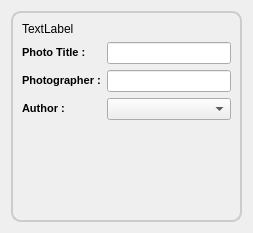
<?xml version="1.0" encoding="UTF-8"?>
<ui version="4.0">
 <class>PhotoItem</class>
 <widget class="QWidget" name="PhotoItem">
  <property name="geometry">
   <rect>
    <x>0</x>
    <y>0</y>
    <width>253</width>
    <height>233</height>
   </rect>
  </property>
  <property name="windowTitle">
   <string>Form</string>
  </property>
  <layout class="QVBoxLayout">
   <item>
    <widget class="QFrame" name="photoFrame">
     <property name="styleSheet">
      <string notr="true">QFrame#photoFrame{border: 2px solid #CCCCCC;
background: qlineargradient(x1: 0, y1: 0, x2: 0, y2: 1,
                                     stop: 0 #EEEEEE, stop: 1 #CCCCCC);
border-radius: 10px}</string>
     </property>
     <property name="frameShape">
      <enum>QFrame::StyledPanel</enum>
     </property>
     <property name="frameShadow">
      <enum>QFrame::Raised</enum>
     </property>
     <layout class="QVBoxLayout" name="photoFrameVLayout">
      <item>
       <widget class="QLabel" name="label_Thumbnail">
        <property name="text">
         <string>TextLabel</string>
        </property>
       </widget>
      </item>
      <item>
       <layout class="QHBoxLayout" name="propertyHLayout">
        <item>
         <layout class="QVBoxLayout" name="nameLayout">
          <item>
           <widget class="QLabel" name="label_Title">
            <property name="styleSheet">
             <string notr="true"/>
            </property>
            <property name="text">
             <string>&lt;!DOCTYPE HTML PUBLIC &quot;-//W3C//DTD HTML 4.0//EN&quot; &quot;http://www.w3.org/TR/REC-html40/strict.dtd&quot;&gt;
&lt;html&gt;&lt;head&gt;&lt;meta name=&quot;qrichtext&quot; content=&quot;1&quot; /&gt;&lt;style type=&quot;text/css&quot;&gt;
p, li { white-space: pre-wrap; }
&lt;/style&gt;&lt;/head&gt;&lt;body style=&quot; font-family:'MS Shell Dlg 2'; font-size:8.25pt; font-weight:400; font-style:normal;&quot;&gt;
&lt;p style=&quot; margin-top:0px; margin-bottom:0px; margin-left:0px; margin-right:0px; -qt-block-indent:0; text-indent:0px;&quot;&gt;&lt;span style=&quot; font-size:8pt; font-weight:600;&quot;&gt;Photo Title :&lt;/span&gt;&lt;/p&gt;&lt;/body&gt;&lt;/html&gt;</string>
            </property>
           </widget>
          </item>
          <item>
           <widget class="QLabel" name="label_PhotoGrapher">
            <property name="text">
             <string>&lt;!DOCTYPE HTML PUBLIC &quot;-//W3C//DTD HTML 4.0//EN&quot; &quot;http://www.w3.org/TR/REC-html40/strict.dtd&quot;&gt;
&lt;html&gt;&lt;head&gt;&lt;meta name=&quot;qrichtext&quot; content=&quot;1&quot; /&gt;&lt;style type=&quot;text/css&quot;&gt;
p, li { white-space: pre-wrap; }
&lt;/style&gt;&lt;/head&gt;&lt;body style=&quot; font-family:'MS Shell Dlg 2'; font-size:8.25pt; font-weight:400; font-style:normal;&quot;&gt;
&lt;p style=&quot; margin-top:0px; margin-bottom:0px; margin-left:0px; margin-right:0px; -qt-block-indent:0; text-indent:0px;&quot;&gt;&lt;span style=&quot; font-size:8pt; font-weight:600;&quot;&gt;Photographer :&lt;/span&gt;&lt;/p&gt;&lt;/body&gt;&lt;/html&gt;</string>
            </property>
           </widget>
          </item>
          <item>
           <widget class="QLabel" name="label_Identity">
            <property name="text">
             <string>&lt;!DOCTYPE HTML PUBLIC &quot;-//W3C//DTD HTML 4.0//EN&quot; &quot;http://www.w3.org/TR/REC-html40/strict.dtd&quot;&gt;
&lt;html&gt;&lt;head&gt;&lt;meta name=&quot;qrichtext&quot; content=&quot;1&quot; /&gt;&lt;style type=&quot;text/css&quot;&gt;
p, li { white-space: pre-wrap; }
&lt;/style&gt;&lt;/head&gt;&lt;body style=&quot; font-family:'MS Shell Dlg 2'; font-size:8.25pt; font-weight:400; font-style:normal;&quot;&gt;
&lt;p style=&quot; margin-top:0px; margin-bottom:0px; margin-left:0px; margin-right:0px; -qt-block-indent:0; text-indent:0px;&quot;&gt;&lt;span style=&quot; font-size:8pt; font-weight:600;&quot;&gt;Author :&lt;/span&gt;&lt;/p&gt;&lt;/body&gt;&lt;/html&gt;</string>
            </property>
           </widget>
          </item>
         </layout>
        </item>
        <item>
         <layout class="QVBoxLayout" name="editLayout">
          <item>
           <widget class="QLineEdit" name="lineEdit_Title">
            <property name="text">
             <string/>
            </property>
           </widget>
          </item>
          <item>
           <widget class="QLineEdit" name="lineEdit_PhotoGrapher"/>
          </item>
          <item>
           <widget class="GxsIdChooser" name="idChooser"/>
          </item>
         </layout>
        </item>
       </layout>
      </item>
      <item>
       <spacer name="frameVSpacer">
        <property name="orientation">
         <enum>Qt::Vertical</enum>
        </property>
        <property name="sizeHint" stdset="0">
         <size>
          <width>20</width>
          <height>40</height>
         </size>
        </property>
       </spacer>
      </item>
     </layout>
    </widget>
   </item>
  </layout>
 </widget>
 <customwidgets>
  <customwidget>
   <class>GxsIdChooser</class>
   <extends>QComboBox</extends>
   <header>gui/gxs/GxsIdChooser.h</header>
  </customwidget>
 </customwidgets>
 <resources/>
 <connections/>
</ui>
